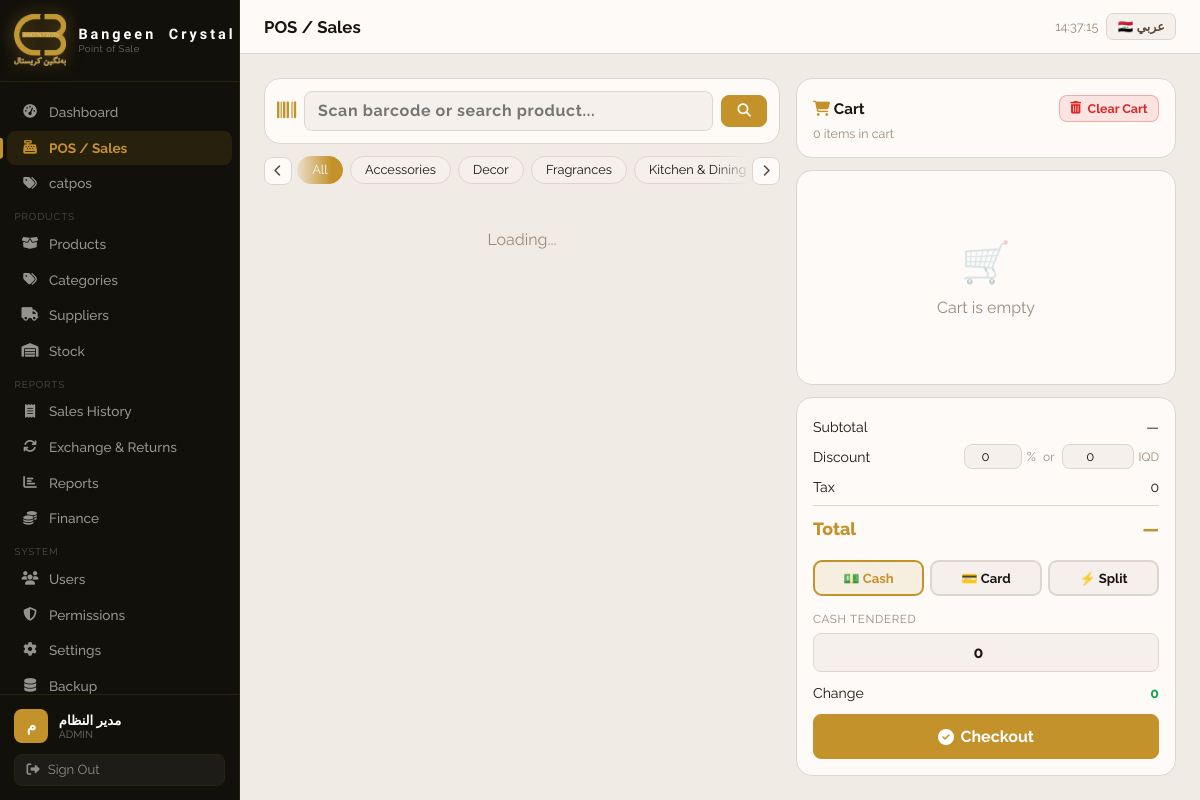
Screenshot of /pos.php?lang=en (signed in) with the database file from the repository.
### tables this page shows
CREATE TABLE categories (
    id INT AUTO_INCREMENT PRIMARY KEY,
    name_ar VARCHAR(80) NOT NULL,
    name_en VARCHAR(80),
    color VARCHAR(10) DEFAULT '#E03A1E'
);

### includes/config.php (called while the page is built, shortened)
<?php
$LANG = $_SESSION['lang'] ?? 'ar';
function t(string $key): string {
    global $TRANSLATIONS, $LANG;
    return $TRANSLATIONS[$key][$LANG] ?? $TRANSLATIONS[$key]['en'] ?? $key;
}
class DB {
    private static $instance = null;
    public static function get(): PDO {
        if (!self::$instance) {
            $dsn = "mysql:host=".DB_HOST.";dbname=".DB_NAME.";charset=".DB_CHARSET;
            self::$instance = new PDO($dsn, DB_USER, DB_PASS, [
                PDO::ATTR_ERRMODE            => PDO::ERRMODE_EXCEPTION,
                PDO::ATTR_DEFAULT_FETCH_MODE => PDO::FETCH_ASSOC,
                PDO::ATTR_EMULATE_PREPARES   => false,
            ]);
        }
        return self::$instance;
    }
}
function get_setting(string $key, string $default = ''): string {
    static $cache = [];
    if (!isset($cache[$key])) {
        $s = DB::get()->prepare("SELECT value FROM settings WHERE key_name=?");
        $s->execute([$key]);
        $r = $s->fetch();
        $cache[$key] = $r ? $r['value'] : $default;
    }
    return $cache[$key];
}
function store_name(): string {
    return LANG === 'ar'
        ? get_setting('store_name_ar', 'بهنگین کریستال')
        : get_setting('store_name_en', 'Bangeen Crystal');
}
function sanitize(string $s): string {
    return htmlspecialchars(trim($s), ENT_QUOTES, 'UTF-8');
}

### pos.php (the view, shortened to what this page needs)
<?php
require_once __DIR__ . '/includes/config.php';
require_once __DIR__ . '/includes/layout.php';
$cats = DB::get()->query("SELECT * FROM categories ORDER BY name_ar")->fetchAll();
$currency = get_setting('currency_symbol','IQD');
?>
<div class="pos-wrap">
  <div class="pos-left">
    <div class="card" style="padding:.75rem">
      <div class="scan-bar">
        <i class="fa fa-barcode" style="color:var(--brand);font-size:1.2rem"></i>
        <div style="flex:1;position:relative">
          <input type="text" id="barcodeInput" class="scan-input"
            placeholder="<?= LANG==='ar'?'امسح الباركود أو ابحث عن المنتج...':'Scan barcode or search product...' ?>"
            autofocus autocomplete="off"
            style="padding-<?= ALIGN_END ?>:2.2rem">
        </div>
        <button class="btn btn-primary" onclick="searchProduct()"><i class="fa fa-search"></i></button>
      </div>
    </div>
    <div class="cat-scroll-wrap">
      <button class="cat-arrow" id="catPrev" onclick="scrollCats(-1)">
        <i class="fa fa-chevron-<?= DIR==='rtl'?'right':'left' ?>"></i>
      </button>
      <div class="cat-tabs" id="catTabs">
        <span class="cat-tab active" data-catid="0" onclick="filterCat(0,this)"><?= LANG==='ar'?'الكل':'All' ?></span>
        <?php foreach ($cats as $c): ?>
        <span class="cat-tab" data-catid="<?= $c['id'] ?>" onclick="filterCat(<?= $c['id'] ?>,this)"><?= sanitize(LANG==='ar'?$c['name_ar']:($c['name_en']?:$c['name_ar'])) ?></span>
        <?php endforeach; ?>
      </div>
      <button class="cat-arrow" id="catNext" onclick="scrollCats(1)">
        <i class="fa fa-chevron-<?= DIR==='rtl'?'left':'right' ?>"></i>
      </button>
    </div>
    <div class="product-grid" id="productGrid">
      <div class="text-muted text-center" style="grid-column:1/-1;padding:2rem"><?= LANG==='ar'?'جاري التحميل...':'Loading...' ?></div>
    </div>
  </div>
  <div class="pos-right">
    <div class="cart-header">
      <div class="flex-between">
        <span style="font-weight:700;font-size:.95rem"><i class="fa fa-cart-shopping text-brand"></i> <?= t('cart') ?></span>
        <button class="btn btn-sm btn-danger" onclick="clearCart()"><i class="fa fa-trash"></i> <?= t('clear_cart') ?></button>
      </div>
      <div class="text-muted" style="font-size:.78rem;margin-top:.25rem" id="cartCount">0 <?= t('items_in_cart') ?></div>
    </div>
    <div class="cart-items" id="cartItems">
      <div class="empty-cart">
        <div class="empty-icon">🛒</div>
        <span><?= t('empty_cart') ?></span>
      </div>
    </div>
    <div class="cart-totals">
      <div class="total-row"><span><?= t('subtotal') ?></span><span id="cartSubtotal" class="mono">—</span></div>
      <div class="total-row" style="flex-wrap:wrap;gap:.4rem">
        <span style="min-width:70px"><?= t('discount') ?></span>
        <div style="display:flex;align-items:center;gap:.3rem;margin-<?= ALIGN_START ?>:auto">
          <input type="number" id="discountPct" value="0" min="0" max="100" step="0.1" style="width:58px;text-align:center;padding:.25rem;font-size:.82rem" placeholder="%" oninput="setDiscountMode('pct')" title="<?= LANG==='ar'?'خصم بالنسبة المئوية':'Discount by percentage' ?>">
          <span style="color:var(--muted);font-size:.8rem">%</span>
          <span style="color:var(--muted);font-size:.75rem;margin:0 .15rem"><?= LANG==='ar'?'أو':'or' ?></span>
          <input type="number" id="discountFixed" value="0" min="0" step="100" style="width:72px;text-align:center;padding:.25rem;font-size:.82rem" placeholder="<?= LANG==='ar'?'مبلغ':'Fixed' ?>" oninput="setDiscountMode('fixed')" title="<?= LANG==='ar'?'خصم بمبلغ ثابت':'Fixed discount amount' ?>">
          <span style="color:var(--muted);font-size:.75rem"><?= get_setting('currency_symbol','IQD') ?></span>
        </div>
      </div>
      <div class="total-row"><span><?= t('tax') ?></span><span id="cartTax" class="mono">0</span></div>
      <div class="total-row grand"><span><?= t('total') ?></span><span id="cartTotal" class="mono">—</span></div>
      <div class="payment-btns">
        <div class="pay-btn active" data-method="cash" onclick="setPayment('cash',this)">💵 <?= t('cash') ?></div>
        <div class="pay-btn" data-method="card" onclick="setPayment('card',this)">💳 <?= t('card') ?></div>
        <div class="pay-btn" data-method="split" onclick="setPayment('split',this)">⚡ <?= t('split') ?></div>
      </div>
      <div id="cashSection">
        <div class="form-group mt-1">
          <label><?= t('cash_tendered') ?></label>
          <input type="number" id="cashTendered" step="500" value="0" oninput="calcChange()" style="font-size:1rem;font-weight:700;text-align:center">
        </div>
        <div class="total-row" style="margin-top:.5rem">
          <span><?= t('change') ?></span>
          <span id="changeAmt" class="mono fw-bold text-success">0</span>
        </div>
      </div>
      <button class="btn btn-primary btn-full btn-lg mt-1" onclick="checkout()" style="font-size:1rem">
        <i class="fa fa-check-circle"></i> <?= t('checkout') ?>
      </button>
    </div>
  </div>
</div>
<?php require_once __DIR__ . '/includes/layout_end.php'; ?>

### rows the page displays
categories: name_en "Accessories"
categories: name_en "Decor"
categories: name_en "Fragrances"
categories: name_en "Kitchen & Dining"

### other values shown
t($item['key']) "Dashboard"
t($item['key']) "POS / Sales"
t($item['key']) "catpos"
$item['sep'] "PRODUCTS"
t($item['key']) "Products"
t($item['key']) "Categories"
t($item['key']) "Suppliers"
t($item['key']) "Stock"
$item['sep'] "REPORTS"
t($item['key']) "Sales History"
t($item['key']) "Exchange & Returns"
t($item['key']) "Reports"
t($item['key']) "Finance"
$item['sep'] "SYSTEM"
t($item['key']) "Users"
